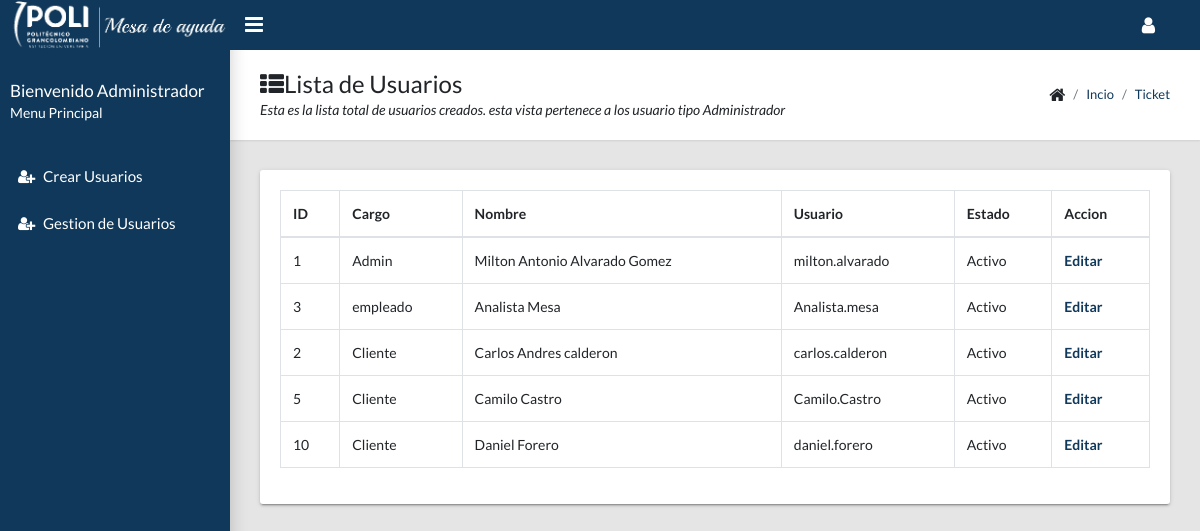
The page /?c=UsuariosCreacion&a=Ver (signed in) on the database its author committed.
### tables this page shows
CREATE TABLE `tb_usuario` (
  `idUsuario` int(11) NOT NULL,
  `idtipousuario` int(11) NOT NULL,
  `idTipoDocumento` int(11) NOT NULL,
  `nombre` varchar(50) NOT NULL,
  `usuario` varchar(20) NOT NULL,
  `contraseniaNormal` varchar(20) NOT NULL,
  `contraseniaEncriptada` varchar(20) NOT NULL,
  `identificacion` varchar(30) NOT NULL,
  `idestadousuario` int(11) NOT NULL
);

CREATE TABLE `tb_tipousuario` (
  `IdtipoUsuario` int(11) NOT NULL,
  `cargo` varchar(20) NOT NULL,
  `permisos` varchar(30) NOT NULL
);

CREATE TABLE `tb_estadousuario` (
  `idEstadoUsuario` int(11) NOT NULL,
  `Estado` varchar(10) NOT NULL
);

### Controlador/UsuariosCreacion.controlador.php (called while the page is built, shortened)
<?php
require_once "Modelo/usuarios.php";
class UsuariosCreacionControlador{
	public function __CONSTRUCT(){
		$this->modelo=new usuarios;
	}
	public function Ver(){
			require_once "Vista/encabezado.php";
			require_once "Vista/inicio/VerUsuarios.php";
			require_once "Vista/pie.php";
	}
}

### Modelo/conexiondb.php (called while the page is built, shortened)
<?php
class BasedeDatos{
	public static function Conectar(){
		try {
			$conexion = new PDO("mysql:host=".self::servidor.";namedb=".self::nombredb.";charset=utf8",self::usuariodb,self::pass);
			$conexion->setAttribute(PDO::ATTR_ERRMODE,PDO::ERRMODE_EXCEPTION);
			return $conexion;
		} catch (PDOException $e) {
			return "Falló".$e->getMessage();
		}
	}
}
 ?>

### Modelo/usuarios.php (called while the page is built, shortened)
<?php
class usuarios
{
    private $conn;
    public function __CONSTRUCT()
    {
        $this->conn = BasedeDatos::Conectar();
    }
    public function Listar()
    {
        try {
            $consulta = $this->conn->prepare("SELECT u.idusuario,t.cargo,u.nombre,u.usuario,e.Estado From `dbo_mesa_ayuda`.`tb_usuario` u inner join `dbo_mesa_ayuda`.`tb_tipousuario` t ON(u.idtipousuario = t.IdTipoUsuario) inner join  `dbo_mesa_ayuda`.`tb_estadousuario` e ON(u.idestadousuario = e.IdEstadoUsuario);");
            $consulta->execute();
            return $consulta->fetchAll(PDO::FETCH_OBJ);
        } catch (Exception $e) {
            die($e->getMessage());
        }
    }
}
?>

### Vista/inicio/VerUsuarios.php (the view, shortened to what this page needs)
<main class="app-content">
  <div class="app-title">
    <div>
      <h1><i class="fa fa-th-list"></i>Lista de Usuarios</h1>
      <p>Esta es la lista total de usuarios creados. esta vista pertenece a los usuario tipo Administrador</p>
    </div>
    <ul class="app-breadcrumb breadcrumb side">
      <li class="breadcrumb-item"><i class="fa fa-home fa-lg" ></i></li>
      <li class="breadcrumb-item"><a href="?c=Inicio">Incio</a></li>
      <li class="breadcrumb-item active"><a href="#">ticket</a></li>
    </ul>
  </div>
  <div class="row">
    <div class="col-md-12">
      <div class="tile">
        <div class="tile-body">
          <table class="table table-hover table-bordered" id="sampleTable">
            <thead>
              <tr>
                <th>ID</th>
                <th>Cargo</th>
                <th>Nombre</th>
                <th>Usuario</th>
                <th>Estado</th>
                <th>Accion</th>
              </tr>
            </thead>
            <tbody>
            <?php foreach
            ($this->modelo->Listar() as $r): ?>
              <tr>
                <td><?=$r->idusuario?></td>
                <td><?=$r->cargo?></td>
                <td><?=$r->nombre?></td>
                <td><?=$r->usuario?></td>
                <td><?=$r->Estado?></td>
                <th><a href="?c=UsuariosCreacion&a=Crear&id=<?=$r->idusuario?>">Editar</a></th>
              </tr>
          <?php endforeach; ?>
            </tbody>
          </table>
        </div>
      </div>
    </div>
  </div>
</main>

### index.php (shortened to what this page needs)
<?php
require_once "Modelo/conexiondb.php";
if (!isset($_GET['c'])) {
	require_once "Controlador/inicio.controlador.php";
	$controlador = new InicioControlador();
	call_user_func(array($controlador,"Inicio"));
}else{
	$controlador = new $controlador;
	$accion = isset($_GET['a']) ? $_GET['a'] : "Inicio";
	call_user_func(array($controlador,$accion));
}
 ?>

### Vista/encabezado.php (shortened to what this page needs)
<!DOCTYPE html>
<html lang="en">
  <head>
    <link rel="stylesheet" type="text/css" href="assets/css/main.css">
    <link rel="stylesheet" type="text/css" href="https://maxcdn.bootstrapcdn.com/font-awesome/4.7.0/css/font-awesome.min.css">
  </head>
  <body class="app sidebar-mini rtl">
    <header class="app-header">
      <img src="assets/img/logo_panel.png">
      <a class="app-sidebar__toggle" href="#" data-toggle="sidebar" aria-label="Hide Sidebar"></a>
      <ul class="app-nav">
        <li class="dropdown"><a class="app-nav__item" href="#" data-toggle="dropdown" aria-label="Open Profile Menu"><i class="fa fa-user fa-lg"></i></a>
        </li>
      </ul>
    </header>
    <aside class="app-sidebar">
      <div class="app-sidebar__user">
        <div>
          <p class="app-sidebar__user-name">Bienvenido Administrador</p>
          <p class="app-sidebar__user-designation">Menu Principal</p>
        </div>
      </div>
      <ul class="app-menu">
        <li><a class="app-menu__item" href="?c=UsuariosCreacion&a=Crear"><i class="app-menu__icon fa fa-user-plus"></i><span class="app-menu__label">Crear Usuarios</span></a></li>
        <li><a class="app-menu__item" href="?c=UsuariosCreacion&a=Ver"><i class="app-menu__icon fa fa-user-plus"></i><span class="app-menu__label">Gestion de Usuarios</span></a></li>
      </ul>
    </aside>

### Vista/pie.php (shortened to what this page needs)
  </body>
</html>

### rows shown on the page
tb_usuario: idUsuario "1", idtipousuario.cargo "Admin", nombre "Milton Antonio Alvarado Gomez", usuario "milton.alvarado", idestadousuario.Estado "Activo"
tb_usuario: idUsuario "3", idtipousuario.cargo "empleado", nombre "Analista Mesa", usuario "Analista.mesa", idestadousuario.Estado "Activo"
tb_usuario: idUsuario "2", idtipousuario.cargo "Cliente", nombre "Carlos Andres calderon", usuario "carlos.calderon", idestadousuario.Estado "Activo"
tb_usuario: idUsuario "5", idtipousuario.cargo "Cliente", nombre "Camilo Castro", usuario "Camilo.Castro", idestadousuario.Estado "Activo"
tb_usuario: idUsuario "10", idtipousuario.cargo "Cliente", nombre "Daniel Forero", usuario "daniel.forero", idestadousuario.Estado "Activo"
